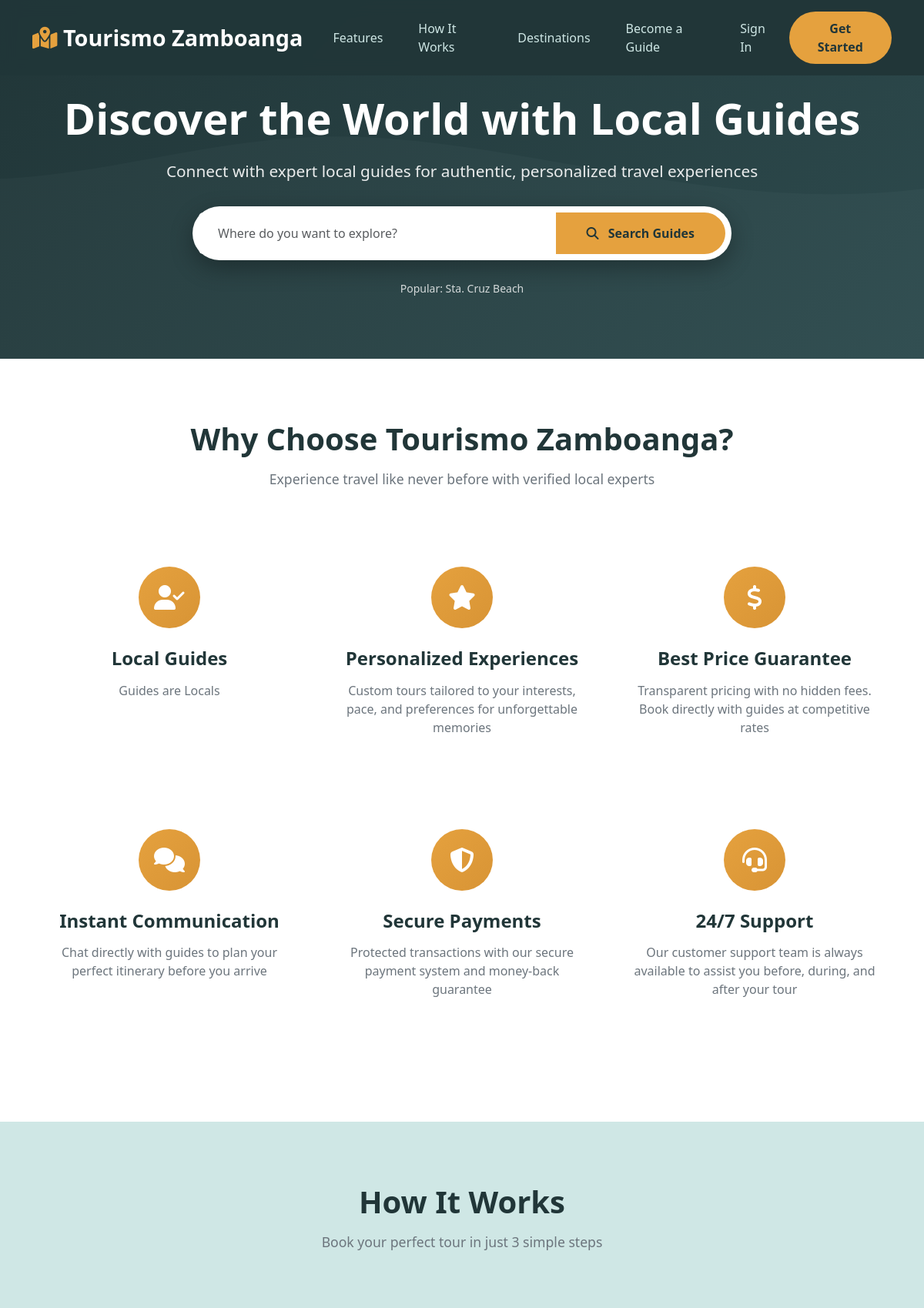
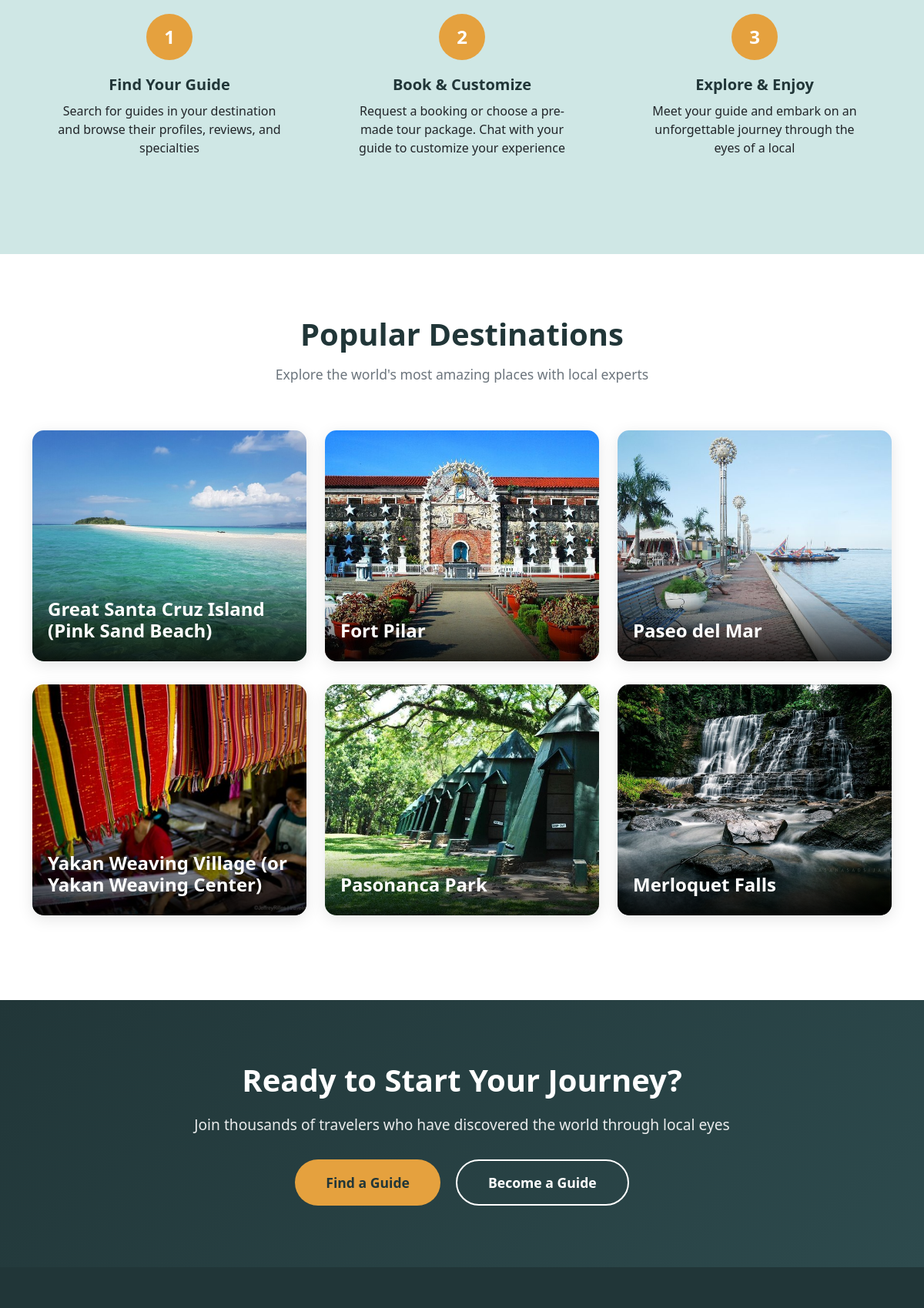
The page / (upper part) on the database its author committed (2 pictures, top to bottom).
### tables this page shows
CREATE TABLE Tour_Spots (
    spots_ID          INT AUTO_INCREMENT PRIMARY KEY,
    spots_name        VARCHAR(225) NOT NULL,
    spots_category    VARCHAR(225) NOT NULL,
    spots_description TEXT,
    spots_address     VARCHAR(500) NOT NULL,
    spots_googlelink  VARCHAR(500)
);

CREATE TABLE Tour_Spots_Images (
    spotsimage_ID   INT AUTO_INCREMENT PRIMARY KEY,
    spotsimage_PATH VARCHAR(500) NOT NULL,
    spots_ID        INT,
    FOREIGN KEY (spots_ID) REFERENCES Tour_Spots(spots_ID)
);

### classes/trait/tour/tour-spots.php (called while the page is built, shortened)
<?php
trait TourSpotsTrait {
    public function getAllSpots(){
        $sql = "SELECT * FROM tour_spots";
        $db = $this->connect();
        $query = $db->prepare($sql);
        $query->execute();
        return $query->fetchAll(PDO::FETCH_ASSOC);
    }
    public function getAllSpotsImages($spots_ID){
        $sql = "SELECT * FROM tour_spots_images WHERE spots_ID = :spots_ID LIMIT 1" ;
        $db = $this->connect();
        $query = $db->prepare($sql);
        $query->bindParam(':spots_ID', $spots_ID);
        $query->execute();
        return $query->fetch(PDO::FETCH_ASSOC);
    }
}

### index.php (the view, shortened to what this page needs)
<?php
$tourmanagerObj = new TourManager();
$tourspots = $tourmanagerObj->getAllSpots();
?>
<!DOCTYPE html>
<html lang="en">
<head>
    <link href="assets/vendor/bootstrap/css/bootstrap.min.css" rel="stylesheet">
    <link rel="stylesheet" href="assets/node_modules/@fortawesome/fontawesome-free/css/all.min.css">
    <link rel="stylesheet" href="assets/css/public-pages/index.css">
</head>
<body>
    <nav class="navbar navbar-expand-lg navbar-dark fixed-top">
        <div class="container">
            <a class="navbar-brand" href="#"><i class="fas fa-map-marked-alt"></i> Tourismo Zamboanga</a>
            <div class="collapse navbar-collapse" id="navbarNav">
                <ul class="navbar-nav ms-auto align-items-center">
                    <li class="nav-item"><a class="nav-link" href="#features">Features</a></li>
                    <li class="nav-item"><a class="nav-link" href="#how-it-works">How It Works</a></li>
                    <li class="nav-item"><a class="nav-link" href="#destinations">Destinations</a></li>
                    <li class="nav-item"><a class="nav-link" href="#become-guide">Become a Guide</a></li>
                    <li class="nav-item"><a class="nav-link" href="login.php">Sign In</a></li>
                    <li class="nav-item"><button class="btn btn-get-started">Get Started</button></li>
                </ul>
            </div>
        </div>
    </nav>
    <section class="hero-section">
        <div class="container">
            <div class="hero-content text-center">
                <h1>Discover the World with Local Guides</h1>
                <p>Connect with expert local guides for authentic, personalized travel experiences</p>
                <div class="hero-search">
                    <div class="input-group">
                        <input type="text" class="form-control" placeholder="Where do you want to explore?">
                        <button class="btn" type="button"><i class="fas fa-search me-2"></i> Search Guides</button>
                    </div>
                </div>
                <div class="mt-4">
                    <small style="opacity: 0.8;">Popular: Sta. Cruz Beach</small>
                </div>
            </div>
        </div>
    </section>
    <section class="features-section" id="features">
        <div class="container">
            <div class="section-title">
                <h2>Why Choose Tourismo Zamboanga?</h2>
                <p>Experience travel like never before with verified local experts</p>
            </div>
            <div class="row">
                <div class="col-md-4 mb-4">
                    <div class="feature-card">
                        <div class="feature-icon"><i class="fas fa-user-check"></i></div>
                        <h4>Local Guides</h4>
                        <p>Guides are Locals</p>
                    </div>
                </div>
                <div class="col-md-4 mb-4">
                    <div class="feature-card">
                        <div class="feature-icon"><i class="fas fa-star"></i></div>
                        <h4>Personalized Experiences</h4>
                        <p>Custom tours tailored to your interests, pace, and preferences for unforgettable memories</p>
                    </div>
                </div>
                <div class="col-md-4 mb-4">
                    <div class="feature-card">
                        <div class="feature-icon"><i class="fas fa-dollar-sign"></i></div>
                        <h4>Best Price Guarantee</h4>
                        <p>Transparent pricing with no hidden fees. Book directly with guides at competitive rates</p>
                    </div>
                </div>
                <div class="col-md-4 mb-4">
                    <div class="feature-card">
                        <div class="feature-icon"><i class="fas fa-comments"></i></div>
                        <h4>Instant Communication</h4>
                        <p>Chat directly with guides to plan your perfect itinerary before you arrive</p>
                    </div>
                </div>
                <div class="col-md-4 mb-4">
                    <div class="feature-card">
                        <div class="feature-icon"><i class="fas fa-shield-alt"></i></div>
                        <h4>Secure Payments</h4>
                        <p>Protected transactions with our secure payment system and money-back guarantee</p>
                    </div>
                </div>
                <div class="col-md-4 mb-4">
                    <div class="feature-card">
                        <div class="feature-icon"><i class="fas fa-headset"></i></div>
                        <h4>24/7 Support</h4>
                        <p>Our customer support team is always available to assist you before, during, and after your tour</p>
                    </div>
                </div>
            </div>
        </div>
    </section>
    <section class="how-it-works" id="how-it-works">
        <div class="container">
            <div class="section-title">
                <h2>How It Works</h2>
                <p>Book your perfect tour in just 3 simple steps</p>
            </div>
            <div class="row">
                <div class="col-md-4">
                    <div class="step-card">
                        <div class="step-number">1</div>
                        <h5>Find Your Guide</h5>
                        <p>Search for guides in your destination and browse their profiles, reviews, and specialties</p>
                    </div>
                </div>
                <div class="col-md-4">
                    <div class="step-card">
                        <div class="step-number">2</div>
                        <h5>Book & Customize</h5>
                        <p>Request a booking or choose a pre-made tour package. Chat with your guide to customize your experience</p>
                    </div>
                </div>
                <div class="col-md-4">
                    <div class="step-card">
                        <div class="step-number">3</div>
                        <h5>Explore & Enjoy</h5>
                        <p>Meet your guide and embark on an unforgettable journey through the eyes of a local</p>
                    </div>
                </div>
            </div>
        </div>
    </section>
    <section class="destinations-section" id="destinations">
        <div class="container">
            <div class="section-title">
                <h2>Popular Destinations</h2>
                <p>Explore the world's most amazing places with local experts</p>
            </div>
            <div class="row">
                <?php $i = 0;
                    foreach($tourspots as $spot){
                        if ($i++ >= 6) break;
                        $image = $tourmanagerObj->getAllSpotsImages($spot['spots_ID']);
                        ?>
                        <div class="col-md-4">
                            <div class="destination-card">
                                <img src="<?= $image['spotsimage_PATH'];?>" alt="<?= $spot['spots_name'] ?? ''; ?>">
                                <div class="destination-overlay">
                                    <h4><?= $spot['spots_name'] ?? ''; ?></h4>
                                </div>
                            </div>
                        </div>
                    <?php } ?>
            </div>
        </div>
    </section>
    <section class="cta-section" id="become-guide">
        <div class="container">
            <h2>Ready to Start Your Journey?</h2>
            <p>Join thousands of travelers who have discovered the world through local eyes</p>
            <div class="cta-buttons">
                <button class="btn btn-cta-primary">Find a Guide</button>
                <button class="btn btn-cta-secondary">Become a Guide</button>
            </div>
        </div>
    </section>
    <footer>
    </footer>
</body>
</html>

### assets/css/public-pages/index.css (style rules this page uses)
:root { --primary-color: #ffffff; --secondary-color: #213638; --accent: #E5A13E; --secondary-accent: #CFE7E5; --muted-color: gainsboro; }
* { margin: 0; padding: 0; box-sizing: border-box; }
body { font-family: 'Segoe UI', Tahoma, Geneva, Verdana, sans-serif; overflow-x: hidden; }
.navbar { background: rgba(33, 54, 56, 0.95) !important; backdrop-filter: blur(10px); padding: 15px 0; transition: all 0.3s; }
.navbar-brand { color: var(--primary-color) !important; font-weight: bold; font-size: 1.8rem; }
.navbar-brand i { color: var(--accent); }
.nav-link { color: var(--secondary-accent) !important; margin: 0 15px; font-weight: 500; transition: color 0.3s; }
.btn-get-started { background-color: var(--accent); color: var(--secondary-color); padding: 10px 30px; border-radius: 50px; font-weight: 600; border: none; transition: all 0.3s; }
.hero-section { background: linear-gradient(135deg, var(--secondary-color) 0%, #2d4a4d 100%); color: white; padding: 120px 0 80px; position: relative; overflow: hidden; }
.hero-section::before { content: ''; position: absolute; top: 0; left: 0; right: 0; bottom: 0; background-size: cover; opacity: 0.3; }
.hero-content { position: relative; z-index: 2; }
.hero-section h1 { font-size: 3.5rem; font-weight: bold; margin-bottom: 20px; animation: fadeInUp 1s ease; }
.hero-section p { font-size: 1.3rem; margin-bottom: 30px; opacity: 0.9; animation: fadeInUp 1s ease 0.2s backwards; }
.hero-search { background: white; padding: 8px; border-radius: 50px; box-shadow: 0 10px 30px rgba(0,0,0,0.3); max-width: 700px; margin: 0 auto; animation: fadeInUp 1s ease 0.4s backwards; }
.hero-search input { border: none; padding: 15px 25px; }
.hero-search button { background-color: var(--accent); border: none; color: var(--secondary-color); padding: 15px 40px; border-radius: 50px; font-weight: 600; }
.features-section { padding: 80px 0; background: var(--primary-color); }
.section-title { text-align: center; margin-bottom: 60px; }
.section-title h2 { color: var(--secondary-color); font-size: 2.5rem; font-weight: bold; margin-bottom: 15px; }
.section-title p { color: #6c757d; font-size: 1.1rem; }
.feature-card { text-align: center; padding: 40px 20px; border-radius: 15px; transition: all 0.3s; height: 100%; }
.feature-icon { width: 80px; height: 80px; background: linear-gradient(135deg, var(--accent) 0%, #d89435 100%); border-radius: 50%; display: flex; align-items: center; justify-content: center; margin: 0 auto 25px; font-size: 2rem; color: white; }
.feature-card h4 { color: var(--secondary-color); font-weight: bold; margin-bottom: 15px; }
.feature-card p { color: #6c757d; }
.how-it-works { padding: 80px 0; background: var(--secondary-accent); }
.step-card { text-align: center; position: relative; padding: 30px; }
.step-number { width: 60px; height: 60px; background-color: var(--accent); color: white; border-radius: 50%; display: flex; align-items: center; justify-content: center; margin: 0 auto 20px; font-size: 1.5rem; font-weight: bold; }
.step-card h5 { color: var(--secondary-color); font-weight: bold; margin-bottom: 10px; }
.destinations-section { padding: 80px 0; background: white; }
.destination-card { border-radius: 15px; overflow: hidden; box-shadow: 0 5px 20px rgba(0,0,0,0.1); transition: all 0.3s; margin-bottom: 30px; position: relative; }
.destination-card img { width: 100%; height: 300px; object-fit: cover; }
.destination-overlay { position: absolute; bottom: 0; left: 0; right: 0; background: linear-gradient(to top, rgba(0,0,0,0.8), transparent); padding: 30px 20px 20px; color: white; }
.destination-overlay h4 { font-weight: bold; margin-bottom: 5px; }
.cta-section { background: linear-gradient(135deg, var(--secondary-color) 0%, #2d4a4d 100%); color: white; padding: 80px 0; text-align: center; }
.cta-section h2 { font-size: 2.5rem; font-weight: bold; margin-bottom: 20px; }
.cta-section p { font-size: 1.2rem; margin-bottom: 30px; opacity: 0.9; }
.cta-buttons { display: flex; gap: 20px; justify-content: center; flex-wrap: wrap; }
.btn-cta-primary { background-color: var(--accent); color: var(--secondary-color); padding: 15px 40px; border-radius: 50px; font-weight: 600; border: none; font-size: 1.1rem; transition: all 0.3s; }
.btn-cta-secondary { background-color: transparent; color: white; padding: 15px 40px; border-radius: 50px; font-weight: 600; border: 2px solid white; font-size: 1.1rem; transition: all 0.3s; }
footer { background-color: var(--secondary-color); color: white; padding: 60px 0 20px; }

### rows shown on the page
tour_spots: tour_spots_images.spotsimage_PATH (picture), spots_name "Great Santa Cruz Island (Pink Sand Beach)"
tour_spots: tour_spots_images.spotsimage_PATH (picture), spots_name "Fort Pilar"
tour_spots: tour_spots_images.spotsimage_PATH (picture), spots_name "Paseo del Mar"
tour_spots: tour_spots_images.spotsimage_PATH (picture), spots_name "Yakan Weaving Village (or Yakan Weaving Center)"
tour_spots: tour_spots_images.spotsimage_PATH (picture), spots_name "Pasonanca Park"
tour_spots: tour_spots_images.spotsimage_PATH (picture), spots_name "Merloquet Falls"
